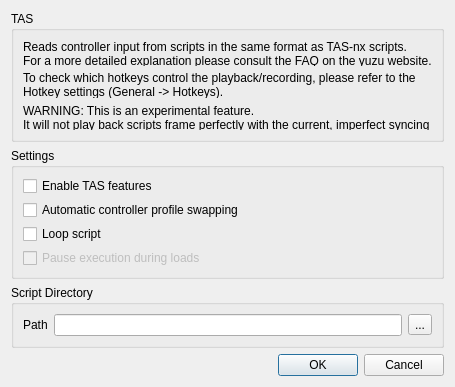
<?xml version="1.0" encoding="UTF-8"?>
<ui version="4.0">
 <class>ConfigureTas</class>
 <widget class="QDialog" name="ConfigureTas">
  <property name="geometry">
   <rect>
    <x>0</x>
    <y>0</y>
    <width>337</width>
    <height>316</height>
   </rect>
  </property>
  <layout class="QVBoxLayout" name="verticalLayout_1">
   <item>
    <layout class="QHBoxLayout" name="horizontalLayout_1">
     <item>
      <widget class="QGroupBox" name="groupBox_1">
       <property name="title">
        <string>TAS</string>
       </property>
       <layout class="QGridLayout" name="gridLayout_1">
        <item row="0" column="0" colspan="4">
         <widget class="QLabel" name="label_1">
          <property name="text">
           <string>Reads controller input from scripts in the same format as TAS-nx scripts.&lt;br/&gt;For a more detailed explanation please consult the FAQ on the yuzu website.</string>
          </property>
         </widget>
        </item>
        <item row="1" column="0" colspan="4">
         <widget class="QLabel" name="label_2">
          <property name="text">
           <string>To check which hotkeys control the playback/recording, please refer to the Hotkey settings (General -&gt; Hotkeys).</string>
          </property>
          <property name="wordWrap">
           <bool>true</bool>
          </property>
         </widget>
        </item>
        <item row="2" column="0" colspan="4">
         <widget class="QLabel" name="label_3">
          <property name="text">
           <string>WARNING: This is an experimental feature.&lt;br/&gt;It will not play back scripts frame perfectly with the current, imperfect syncing method.</string>
          </property>
          <property name="wordWrap">
           <bool>true</bool>
          </property>
         </widget>
        </item>
       </layout>
      </widget>
     </item>
    </layout>
   </item>
   <item>
    <layout class="QHBoxLayout" name="horizontalLayout_2">
     <item>
      <widget class="QGroupBox" name="groupBox_2">
       <property name="title">
        <string>Settings</string>
       </property>
       <layout class="QGridLayout" name="gridLayout_2">
        <item row="0" column="0" colspan="4">
         <widget class="QCheckBox" name="tas_enable">
          <property name="text">
           <string>Enable TAS features</string>
          </property>
         </widget>
        </item>
        <item row="1" column="0" colspan="4">
         <widget class="QCheckBox" name="tas_control_swap">
          <property name="text">
           <string>Automatic controller profile swapping</string>
          </property>
         </widget>
        </item>
        <item row="2" column="0" colspan="4">
         <widget class="QCheckBox" name="tas_loop_script">
          <property name="text">
           <string>Loop script</string>
          </property>
         </widget>
        </item>
        <item row="3" column="0" colspan="4">
         <widget class="QCheckBox" name="tas_pause_on_load">
          <property name="enabled">
           <bool>false</bool>
          </property>
          <property name="text">
           <string>Pause execution during loads</string>
          </property>
         </widget>
        </item>
       </layout>
      </widget>
     </item>
    </layout>
   </item>
   <item>
    <layout class="QHBoxLayout" name="horizontalLayout_3">
     <item>
      <widget class="QGroupBox" name="groupBox_3">
       <property name="title">
        <string>Script Directory</string>
       </property>
       <layout class="QGridLayout" name="gridLayout_3">
        <item row="0" column="0">
         <widget class="QLabel" name="label_4">
          <property name="text">
           <string>Path</string>
          </property>
         </widget>
        </item>
        <item row="0" column="3">
         <widget class="QToolButton" name="tas_path_button">
          <property name="text">
           <string>...</string>
          </property>
         </widget>
        </item>
        <item row="0" column="2">
         <widget class="QLineEdit" name="tas_path_edit"/>
        </item>
       </layout>
      </widget>
     </item>
    </layout>
   </item>
   <item>
    <spacer name="verticalSpacer">
     <property name="orientation">
      <enum>Qt::Vertical</enum>
     </property>
     <property name="sizeHint" stdset="0">
      <size>
       <width>20</width>
       <height>40</height>
      </size>
     </property>
    </spacer>
   </item>
   <item>
    <widget class="QDialogButtonBox" name="buttonBox">
     <property name="sizePolicy">
      <sizepolicy hsizetype="Preferred" vsizetype="Preferred">
       <horstretch>0</horstretch>
       <verstretch>0</verstretch>
      </sizepolicy>
     </property>
     <property name="orientation">
      <enum>Qt::Horizontal</enum>
     </property>
     <property name="standardButtons">
      <set>QDialogButtonBox::Cancel|QDialogButtonBox::Ok</set>
     </property>
    </widget>
   </item>
  </layout>
 </widget>
 <resources/>
 <connections>
  <connection>
   <sender>buttonBox</sender>
   <signal>accepted()</signal>
   <receiver>ConfigureTas</receiver>
   <slot>accept()</slot>
   <hints>
    <hint type="sourcelabel">
     <x>20</x>
     <y>20</y>
    </hint>
    <hint type="destinationlabel">
     <x>20</x>
     <y>20</y>
    </hint>
   </hints>
  </connection>
  <connection>
   <sender>buttonBox</sender>
   <signal>rejected()</signal>
   <receiver>ConfigureTas</receiver>
   <slot>reject()</slot>
   <hints>
    <hint type="sourcelabel">
     <x>20</x>
     <y>20</y>
    </hint>
    <hint type="destinationlabel">
     <x>20</x>
     <y>20</y>
    </hint>
   </hints>
  </connection>
 </connections>
</ui>
